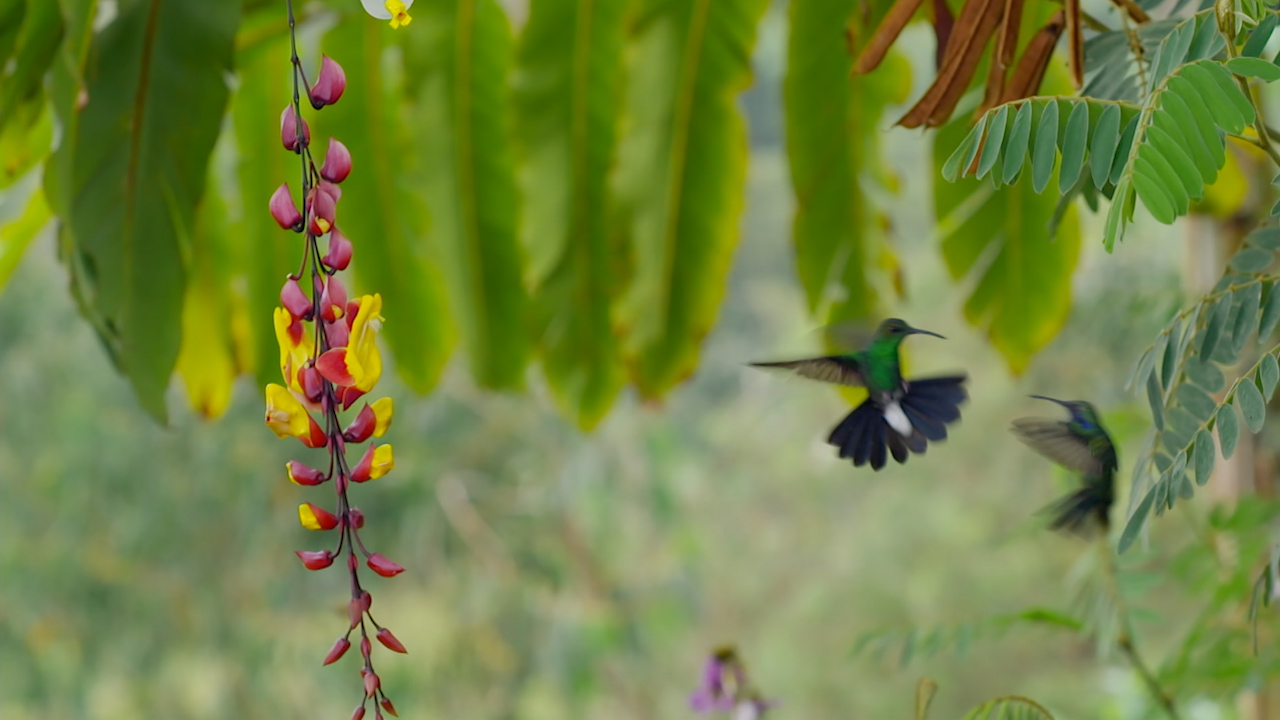
#> input picture ClassWork/CW5/ImgC.jpg, 1280 x 720 px, found by its file name
$ python MainScript.py   (Python 2 division)
#> lines starting #> are read from the running program, lines starting #| are printed output that depends on the picture; pictures that were not available may be replaced by others from this repository, and a replacement may not be noted
### All_Sols/Exams/2018/10.01.18/Exam Solution/FunctionsScript.py
__author__ = 'Dmitry Patashov'

import numpy as np
import numbers
import os
import cv2
from matplotlib import pyplot as plt

# [108 lines left out: functions myIdentityMatrix, myArrayMean, myKNearest, myDirLongName, myFastToneReplacement, myMedianFilt and 1 more, not called in this run]

def myHistEq(Img):

    HistL = np.zeros(256)
    for i in range(256):
        HistL[i] = len(Img[Img == np.float64(i)])

    PDFfun = HistL / np.sum(HistL)

    CDFfun = np.zeros(PDFfun.shape)
    CDFfun[0] = PDFfun[0]
    for k in range(1, len(CDFfun)):
        CDFfun[k] = CDFfun[k - 1] + PDFfun[k]

    RepImg = np.float64(Img)
    # for j in range(256):
    #     RepImg[RepImg == j] = CDFfun[j] * 255

    return np.uint8(np.round(RepImg))

# [49 lines left out: function myPlotShape, not called in this run]

### All_Sols/Exams/2018/10.01.18/Exam Solution/MainScript.py
__author__ = 'Dmitry Patashov'

import FunctionsScript as fs
import numpy as np
from matplotlib import pyplot as plt
import cv2

img = cv2.imread('ImgC.jpg')
#> img is the input picture: shape (720, 1280, 3); mean B, G, R 65.1, 130.8, 114
imgG = cv2.imread('ImgC.jpg', 0)
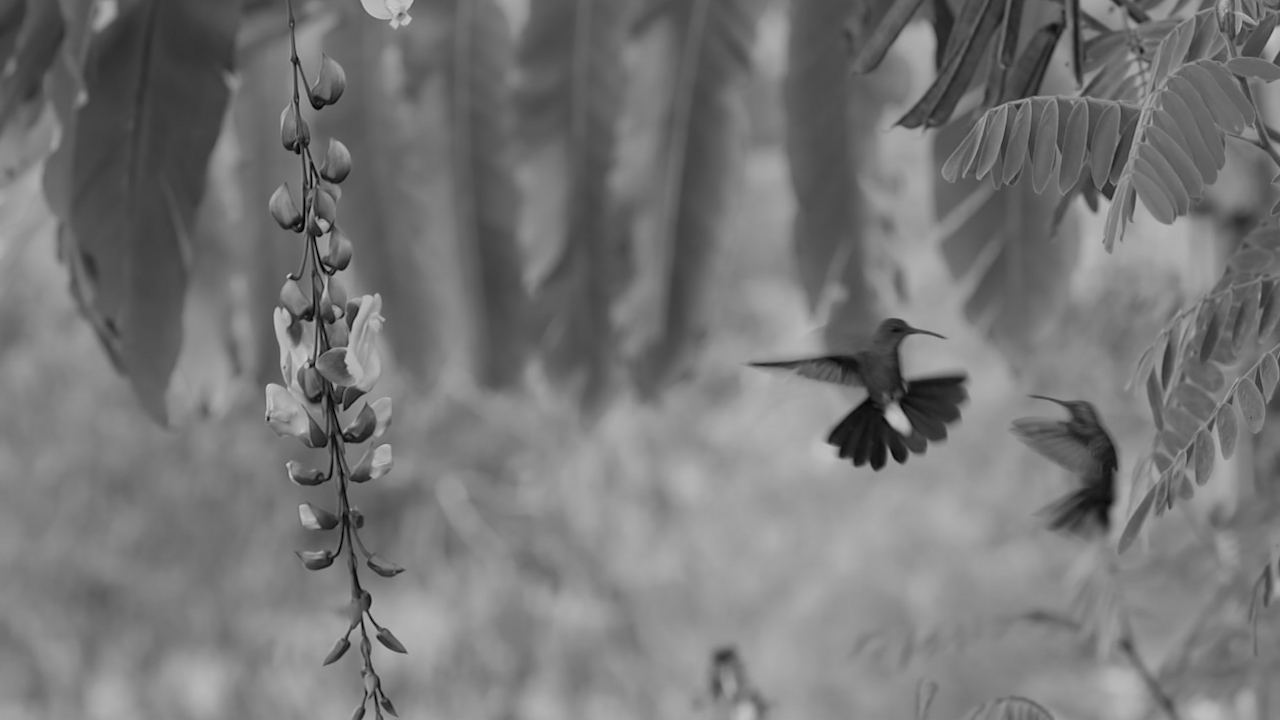
#> imgG: shape (720, 1280); min 0, max 213, mean 118.3
imgN = cv2.imread('img.png', 0)
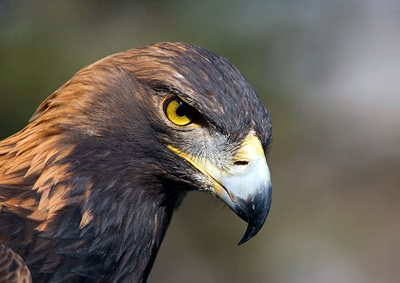
#> input picture Exams/img.jpg, 400 x 283 px, given in place of img.png, which was not available
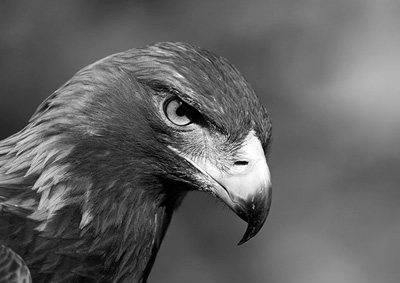
#> imgN: shape (283, 400); min 0, max 255, mean 98.7
imgD = cv2.imread('imgD.jpg')

# [56 lines of commented-out code are left out]
#> (the run stopped early here; a loop or call above may not have finished)
